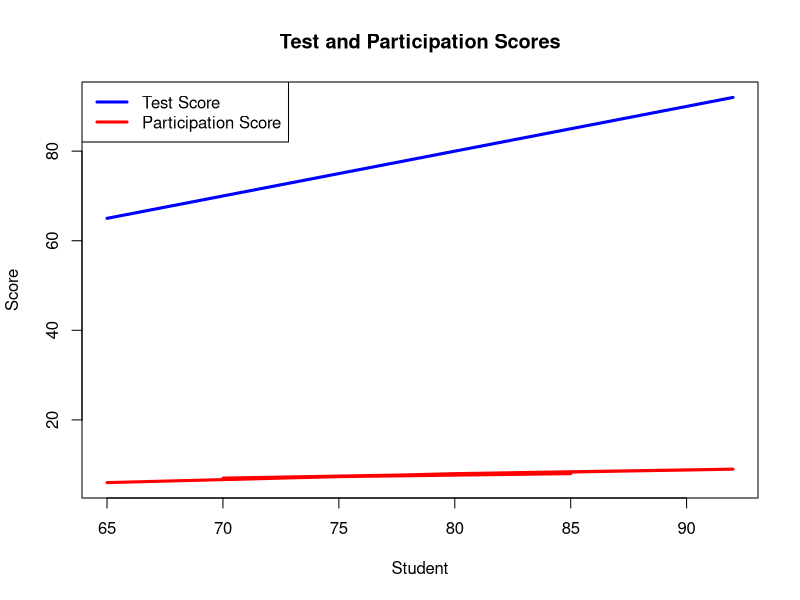
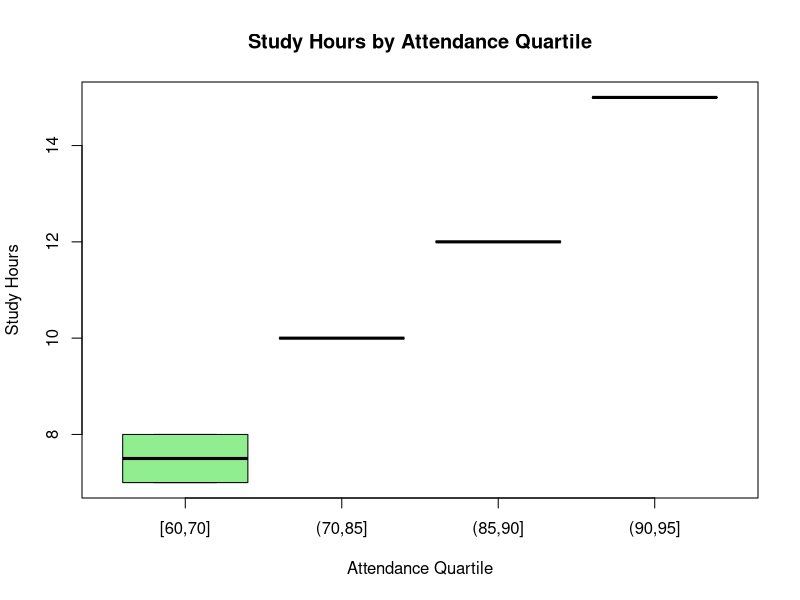
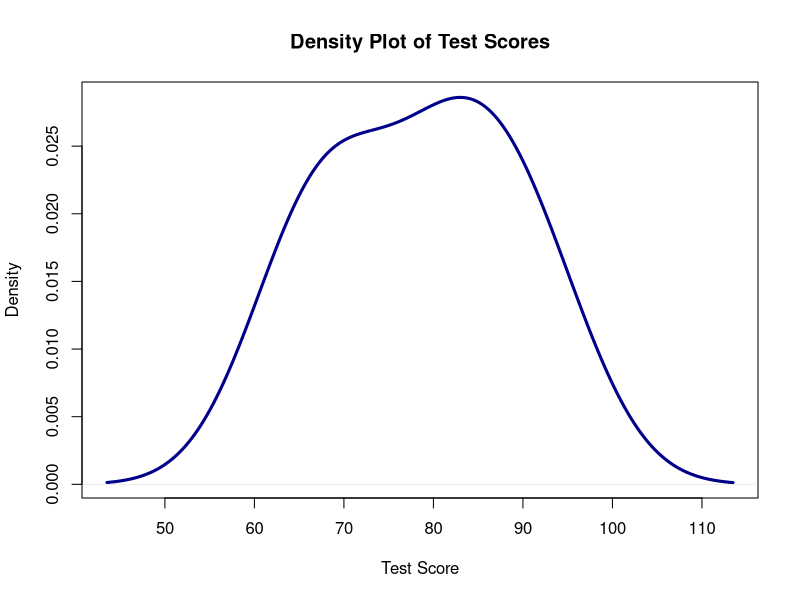

Write the R code that produced these figures, in order.
setwd("E:/Development/College/Data-Handling-and-Visualization/Experiments/Exp-18-Student-Academic-Performance")

data <- read.csv("Student_Academic_Performance.csv")

# -------------------------
# Q1 Stacked Area Chart
# -------------------------
matplot(data$Test_Score,
        cbind(data$Test_Score, data$Participation_Score),
        type="l",
        lwd=3,
        lty=1,
        col=c("blue","red"),
        xlab="Student",
        ylab="Score",
        main="Test and Participation Scores")

legend("topleft",
       legend=c("Test Score","Participation Score"),
       col=c("blue","red"),
       lty=1,
       lwd=3)

# -------------------------
# Q2 Boxplot
# -------------------------
data$Attendance_Group <- cut(
  data$Attendance,
  breaks=quantile(data$Attendance,
                  probs=seq(0,1,0.25)),
  include.lowest=TRUE
)

boxplot(Study_Hours~Attendance_Group,
        data=data,
        col="lightgreen",
        main="Study Hours by Attendance Quartile",
        xlab="Attendance Quartile",
        ylab="Study Hours")

# -------------------------
# Q3 Density Plot
# -------------------------
plot(density(data$Test_Score),
     col="darkblue",
     lwd=3,
     main="Density Plot of Test Scores",
     xlab="Test Score")

print(data)
